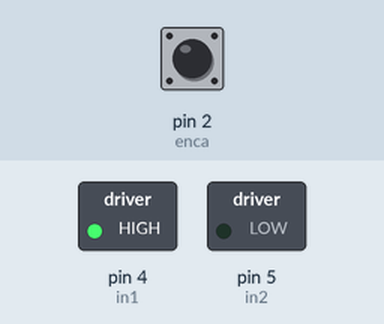
This sketch was run on a simulated Arduino Uno, built with avr-gcc and run on an emulated ATmega328P. On the bench: switched loads named in the sketch (green lamp = pin HIGH). Inputs (shaded band) come from the test bench; at power-on: pin 2 (enca) HIGH. What the sketch prints to the serial monitor is not drawn.

Above: at 0.1 s.
Timing chart, 0 to 1.6 s (numbered marks = the images above):
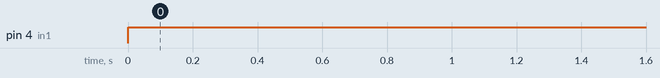

Measured:
- by itself, pin 4 (in1): LOW → HIGH at 0.00 s

The sketch:

03_PID_control_for_DC_motor_using_encoder.ino
```cpp
/* dc motor and encoder PID control
  please make sure all the wiring are correct so encoder
  might have different color wire for encoder power connection

  1 rotation = 300 pulse in encoder

  Abhi
  Oct 20 2025*/

// we are using interrupts so make sure pins
// that we are using do have this function avaiable
#define enca 2 //white
#define encb 3 //yellow

#define in1 4
#define in2 5

int pos = 0;
//analog write takes values between 0 (always off) and 255 (always on).
int valo = 100;

unsigned long prevT = 0;
float eprev = 0;
float eintegral = 0;

void setup() {
  Serial.begin(9600);
  pinMode(enca, INPUT);
  pinMode(encb, INPUT);
  attachInterrupt(digitalPinToInterrupt(enca), readEncoder,RISING);

  pinMode(in2, OUTPUT);
  pinMode(in1, OUTPUT);
}

void loop() {
  // set the target position
  int target_degree = 360;
  int target = int(0.8333 * target_degree);

  // PID constants
  float kp = 1;
  float kd = 0.055;
  float ki = 0.001;

  // time difference
  unsigned long currT = micros(); // Change to unsigned long
  unsigned long et = currT - prevT;
  float deltaT = ((float)(currT - prevT)) / 1.0e6;
  prevT = currT;

  // error
  int e = target - pos;

  // derivative
  float dedt = (e - eprev) / deltaT;

  // integral
  eintegral = eintegral + e * deltaT;

  // control signal
  float u = kp * e + kd * dedt + ki * eintegral;
  //float u = kp * e + kd * dedt;

  // motor power
  float pwr = fabs(u);
  if (pwr > 200) {
    pwr = 200;
  }

  if (pwr < 50){
    pwr = 50;
  }

  // motor direction
  int dir = 1;
  if (u < 0) {
    dir = -1;
  }

  // signal the motor
  setMotor(dir, (uint8_t)pwr, in1, in2); // Cast pwmVal to uint8_t

  // store previous error
  eprev = e;

  Serial.print(target);
  Serial.print(" ");
  Serial.print(pos);
  Serial.println();
}

void setMotor(int dir, int pwmVal, int in1_pin, int in2_pin){
  if(dir == 1){
    analogWrite(in1_pin, pwmVal);
    digitalWrite(in2_pin, LOW);
  }
  else if(dir == -1){
    digitalWrite(in1_pin, LOW);
    analogWrite(in2_pin, pwmVal);
  }
  else{
    digitalWrite(in1_pin, LOW);
    digitalWrite(in2_pin, LOW);
  }
}

void readEncoder(){
  int b = digitalRead(encb);

  if (b>0){
    pos++;
  }
  else {
    pos--;
  }
}
```
